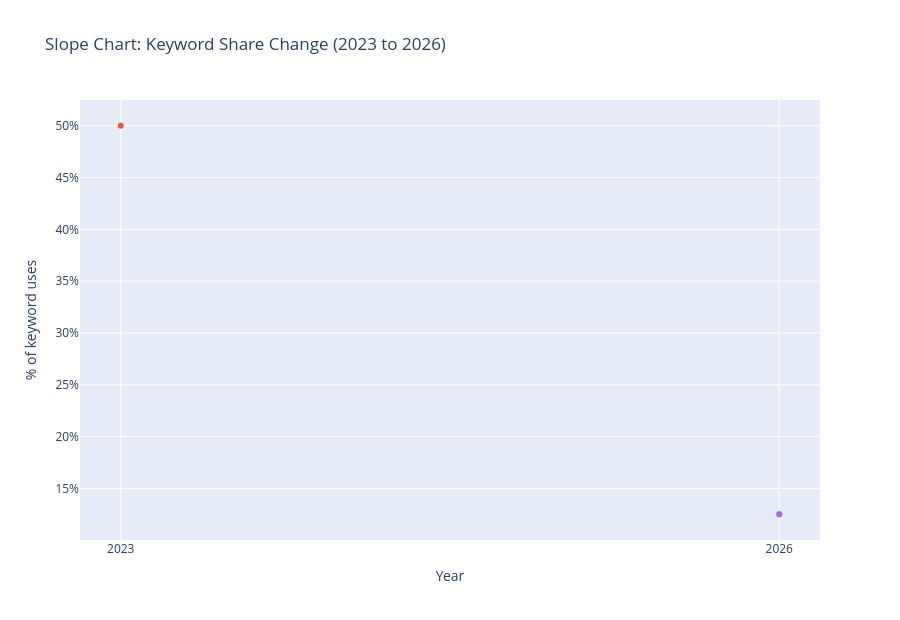

Notebook cell for this chart:
### Code cell
#| echo: false
#| output: true

TOP_SLOPE = 15
start_year = int(pivot_pct.index.min())
end_year = int(pivot_pct.index.max())

slope_df = pd.DataFrame({
    "keyword": pivot_pct.columns,
    "start_pct": pivot_pct.loc[start_year].values,
    "end_pct": pivot_pct.loc[end_year].values,
})
slope_df["delta"] = slope_df["end_pct"] - slope_df["start_pct"]
slope_df = slope_df.reindex(
    slope_df["delta"].abs().sort_values(ascending=False).index
).head(TOP_SLOPE)

fig = go.Figure()
for _, row in slope_df.iterrows():
    fig.add_trace(
        go.Scatter(
            x=[start_year, end_year],
            y=[row["start_pct"], row["end_pct"]],
            mode="lines+markers",
            name=row["keyword"],
            hovertemplate=(
                "%{x}<br>"
                + row["keyword"]
                + ": %{y:.1f}%<extra></extra>"
            ),
            showlegend=False,
        )
    )

fig.add_trace(
    go.Scatter(
        x=[None],
        y=[None],
        mode="markers",
        marker=dict(color="rgba(0,0,0,0)"),
        showlegend=False,
        hoverinfo="skip",
    )
)

fig.update_layout(
    title=f"Slope Chart: Keyword Share Change ({start_year} to {end_year})",
    xaxis_title="Year",
    yaxis_title="% of keyword uses",
    height=620,
)
fig.update_xaxes(tickmode="array", tickvals=[start_year, end_year])
fig.update_yaxes(ticksuffix="%")
fig.show()

### Figure 1 — Plotly figure (JSON) as saved in the notebook; plotly's stock layout.template omitted (floating-point values rounded to 4 significant figures)
{"data": [{"hovertemplate": "%{x}<br>alloy design: %{y:.1f}%<extra></extra>", "mode": "lines+markers", "name": "alloy design", "showlegend": false, "type": "scatter", "x": [2023, 2026], "y": [null, 12.5]}, {"hovertemplate": "%{x}<br>anisotropy: %{y:.1f}%<extra></extra>", "mode": "lines+markers", "name": "anisotropy", "showlegend": false, "type": "scatter", "x": [2023, 2026], "y": [null, null]}, {"hovertemplate": "%{x}<br>binary hf–ta alloys: %{y:.1f}%<extra></extra>", "mode": "lines+markers", "name": "binary hf–ta alloys", "showlegend": false, "type": "scatter", "x": [2023, 2026], "y": [null, null]}, {"hovertemplate": "%{x}<br>calphad: %{y:.1f}%<extra></extra>", "mode": "lines+markers", "name": "calphad", "showlegend": false, "type": "scatter", "x": [2023, 2026], "y": [null, null]}, {"hovertemplate": "%{x}<br>ceramics: %{y:.1f}%<extra></extra>", "mode": "lines+markers", "name": "ceramics", "showlegend": false, "type": "scatter", "x": [2023, 2026], "y": [null, null]}, {"hovertemplate": "%{x}<br>corrosion: %{y:.1f}%<extra></extra>", "mode": "lines+markers", "name": "corrosion", "showlegend": false, "type": "scatter", "x": [2023, 2026], "y": [null, null]}, {"hovertemplate": "%{x}<br>cracking susceptibility: %{y:.1f}%<extra></extra>", "mode": "lines+markers", "name": "cracking susceptibility", "showlegend": false, "type": "scatter", "x": [2023, 2026], "y": [null, null]}, {"hovertemplate": "%{x}<br>derivative-free optimization: %{y:.1f}%<extra></extra>", "mode": "lines+markers", "name": "derivative-free optimization", "showlegend": false, "type": "scatter", "x": [2023, 2026], "y": [null, 12.5]}, {"hovertemplate": "%{x}<br>dislocation behavior: %{y:.1f}%<extra></extra>", "mode": "lines+markers", "name": "dislocation behavior", "showlegend": false, "type": "scatter", "x": [2023, 2026], "y": [null, null]}, {"hovertemplate": "%{x}<br>electron backscatter diffraction: %{y:.1f}%<extra></extra>", "mode": "lines+markers", "name": "electron backscatter diffraction", "showlegend": false, "type": "scatter", "x": [2023, 2026], "y": [null, 12.5]}, {"hovertemplate": "%{x}<br>electron backscattering diffraction (ebsd): %{y:.1f}%<extra></extra>", "mode": "lines+markers", "name": "electron backscattering diffraction (ebsd)", "showlegend": false, "type": "scatter", "x": [2023, 2026], "y": [null, null]}, {"hovertemplate": "%{x}<br>fe-ni alloys: %{y:.1f}%<extra></extra>", "mode": "lines+markers", "name": "fe-ni alloys", "showlegend": false, "type": "scatter", "x": [2023, 2026], "y": [50, null]}, {"hovertemplate": "%{x}<br>finite element method (fem): %{y:.1f}%<extra></extra>", "mode": "lines+markers", "name": "finite element method (fem)", "showlegend": false, "type": "scatter", "x": [2023, 2026], "y": [null, null]}, {"hovertemplate": "%{x}<br>gradient-based optimization: %{y:.1f}%<extra></extra>", "mode": "lines+markers", "name": "gradient-based optimization", "showlegend": false, "type": "scatter", "x": [2023, 2026], "y": [null, 12.5]}, {"hovertemplate": "%{x}<br>grain refining: %{y:.1f}%<extra></extra>", "mode": "lines+markers", "name": "grain refining", "showlegend": false, "type": "scatter", "x": [2023, 2026], "y": [null, null]}, {"hoverinfo": "skip", "marker": {"color": "rgba(0,0,0,0)"}, "mode": "markers", "showlegend": false, "type": "scatter", "x": [null], "y": [null]}], "layout": {"height": 620, "title": {"text": "Slope Chart: Keyword Share Change (2023 to 2026)"}, "xaxis": {"tickmode": "array", "tickvals": [2023, 2026], "title": {"text": "Year"}}, "yaxis": {"ticksuffix": "%", "title": {"text": "% of keyword uses"}}}}
